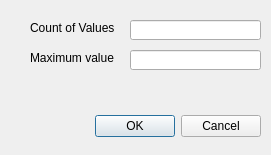
<?xml version="1.0" encoding="UTF-8"?>
<ui version="4.0">
 <class>Dialog</class>
 <widget class="QDialog" name="Dialog">
  <property name="geometry">
   <rect>
    <x>0</x>
    <y>0</y>
    <width>271</width>
    <height>155</height>
   </rect>
  </property>
  <property name="windowTitle">
   <string>Dialog</string>
  </property>
  <widget class="QWidget" name="layoutWidget">
   <property name="geometry">
    <rect>
     <x>10</x>
     <y>110</y>
     <width>251</width>
     <height>33</height>
    </rect>
   </property>
   <layout class="QHBoxLayout">
    <property name="spacing">
     <number>6</number>
    </property>
    <property name="leftMargin">
     <number>0</number>
    </property>
    <property name="topMargin">
     <number>0</number>
    </property>
    <property name="rightMargin">
     <number>0</number>
    </property>
    <property name="bottomMargin">
     <number>0</number>
    </property>
    <item>
     <spacer>
      <property name="orientation">
       <enum>Qt::Horizontal</enum>
      </property>
      <property name="sizeHint" stdset="0">
       <size>
        <width>131</width>
        <height>31</height>
       </size>
      </property>
     </spacer>
    </item>
    <item>
     <widget class="QPushButton" name="okButton">
      <property name="text">
       <string>OK</string>
      </property>
     </widget>
    </item>
    <item>
     <widget class="QPushButton" name="cancelButton">
      <property name="text">
       <string>Cancel</string>
      </property>
     </widget>
    </item>
   </layout>
  </widget>
  <widget class="QLabel" name="CountofValues">
   <property name="geometry">
    <rect>
     <x>30</x>
     <y>20</y>
     <width>101</width>
     <height>16</height>
    </rect>
   </property>
   <property name="text">
    <string>Count of Values</string>
   </property>
  </widget>
  <widget class="QLabel" name="label_2">
   <property name="geometry">
    <rect>
     <x>30</x>
     <y>50</y>
     <width>91</width>
     <height>16</height>
    </rect>
   </property>
   <property name="text">
    <string>Maximum value</string>
   </property>
  </widget>
  <widget class="QLineEdit" name="ValesCountTB">
   <property name="geometry">
    <rect>
     <x>130</x>
     <y>20</y>
     <width>131</width>
     <height>20</height>
    </rect>
   </property>
  </widget>
  <widget class="QLineEdit" name="maxValue">
   <property name="geometry">
    <rect>
     <x>130</x>
     <y>50</y>
     <width>131</width>
     <height>20</height>
    </rect>
   </property>
  </widget>
 </widget>
 <resources/>
 <connections>
  <connection>
   <sender>okButton</sender>
   <signal>clicked()</signal>
   <receiver>Dialog</receiver>
   <slot>accept()</slot>
   <hints>
    <hint type="sourcelabel">
     <x>278</x>
     <y>253</y>
    </hint>
    <hint type="destinationlabel">
     <x>96</x>
     <y>254</y>
    </hint>
   </hints>
  </connection>
  <connection>
   <sender>cancelButton</sender>
   <signal>clicked()</signal>
   <receiver>Dialog</receiver>
   <slot>reject()</slot>
   <hints>
    <hint type="sourcelabel">
     <x>369</x>
     <y>253</y>
    </hint>
    <hint type="destinationlabel">
     <x>179</x>
     <y>282</y>
    </hint>
   </hints>
  </connection>
 </connections>
</ui>
